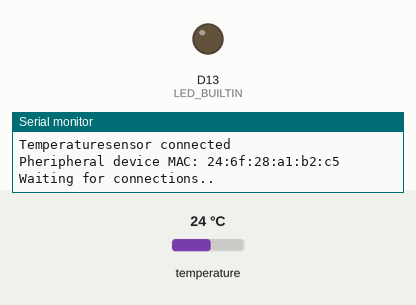
This sketch was run on a simulated Arduino Nano 33 IoT. Shown: output pins drawn as LEDs (lit = HIGH), the last lines printed to the serial monitor. The test bench sets the inputs (shaded band); at power-on: temperature 24 °C. Nothing arrives over Bluetooth unless stated; a phone connects over Bluetooth LE 3 s after start.

Above: at 0.1 s.
At 3.1 s:
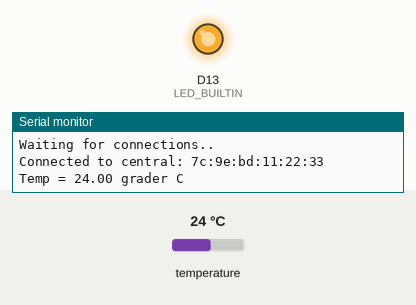
Timing chart, 0 to 4.6 s (numbered marks = the images above):
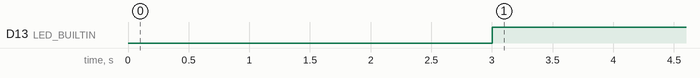

Measured:
- by itself, D13 (LED_BUILTIN): LOW → HIGH at 3.0 s

The sketch:

temperature_bluetooth_02.ino
```cpp
/*
  SHT31 er Grove sin temperatur- og
  fuktighetssensor. Vi bruker denne sammen
  med arduino nano 33 BLE for å printe ut
  temperatur-verdiene til Seriell Monitor
  én gang i sekundet.
  Dette programmet skal skrive ut temperatur når man er koblet til arduino
  med bluetooth.
*/
#include <ArduinoBLE.h>
#include <SHT31.h>

BLEService temperatureService("180A"); //BLE LED Service: Device information service

// BLE temperature Characteristic
BLEFloatCharacteristic temperatureCharacteristic("2A6E", BLERead);

SHT31 sht31 = SHT31();

void setup() {
  // put your setup code here, to run once:
  Serial.begin(9600);
  //while(!Serial);

  pinMode(LED_BUILTIN, OUTPUT);

  Serial.println("Begynn...");
  sht31.begin();

  if (!sht31.begin()){
    Serial.print("Temperaturesensor not connected");
  }
  else{
    Serial.println("Temperaturesensor connected");
  }

  // error message if Bluetooth does not begin
  if(!BLE.begin()){
    Serial.println("Starting BLE failed!");
    while(1);
  }

  // set advertised local name and service UUID:
  BLE.setLocalName("Nano 33 BLE");
  BLE.setAdvertisedService(temperatureService);

  // add the characteristic of the service
  temperatureService.addCharacteristic(temperatureCharacteristic);

  // add service
  BLE.addService(temperatureService);

  // start advertising
  BLE.advertise();
  Serial.print("Pheripheral device MAC: ");
  Serial.println(BLE.address());
  Serial.println("Waiting for connections..");
}

void loop() {

  // listen for BLE peripherals to connect:
  BLEDevice central = BLE.central();

  // if a central is connected to peripheral:'
  if (central){
    Serial.print("Connected to central: ");
    // print the central's MAC address:
    Serial.println(central.address());
    digitalWrite(LED_BUILTIN, HIGH); // turn on LED to show it's connected

    // while central is connected to peripheral:
    while(central.connected()){
      //printer sensorverdiene
      float temp = sht31.getTemperature();
      Serial.print("Temp = ");
      Serial.print(temp);
      Serial.print(" grader C"); //enheten til Celcius
      //printer en tom linje
      Serial.println();
      //venter 1 sekund før vi printer igjen
      temperatureCharacteristic.writeValue(temp);
      delay(1000);
    }

    // when the central disconnects, print out:
    Serial.print(F("Disconnected from central: "));
    Serial.println(central.address());
  }
}
```
